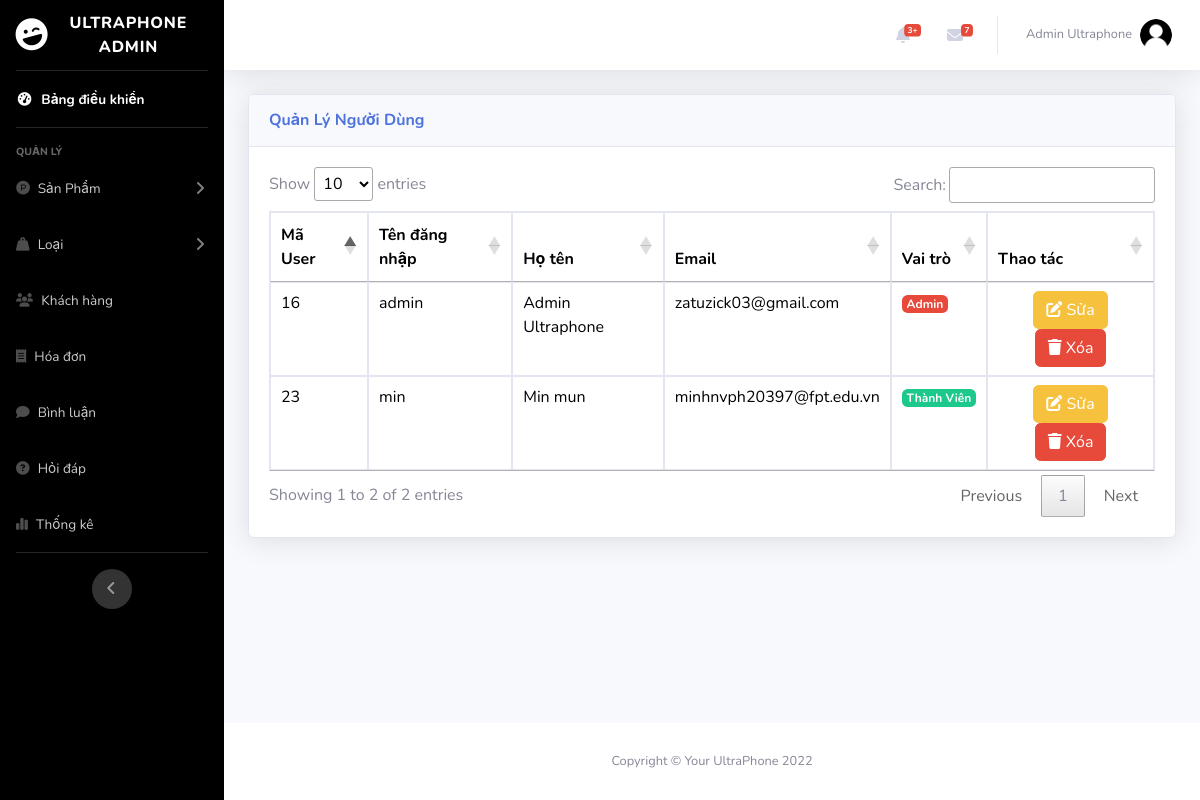
Page /admin/index.php?act=list_user (signed in) on the earlier database version.
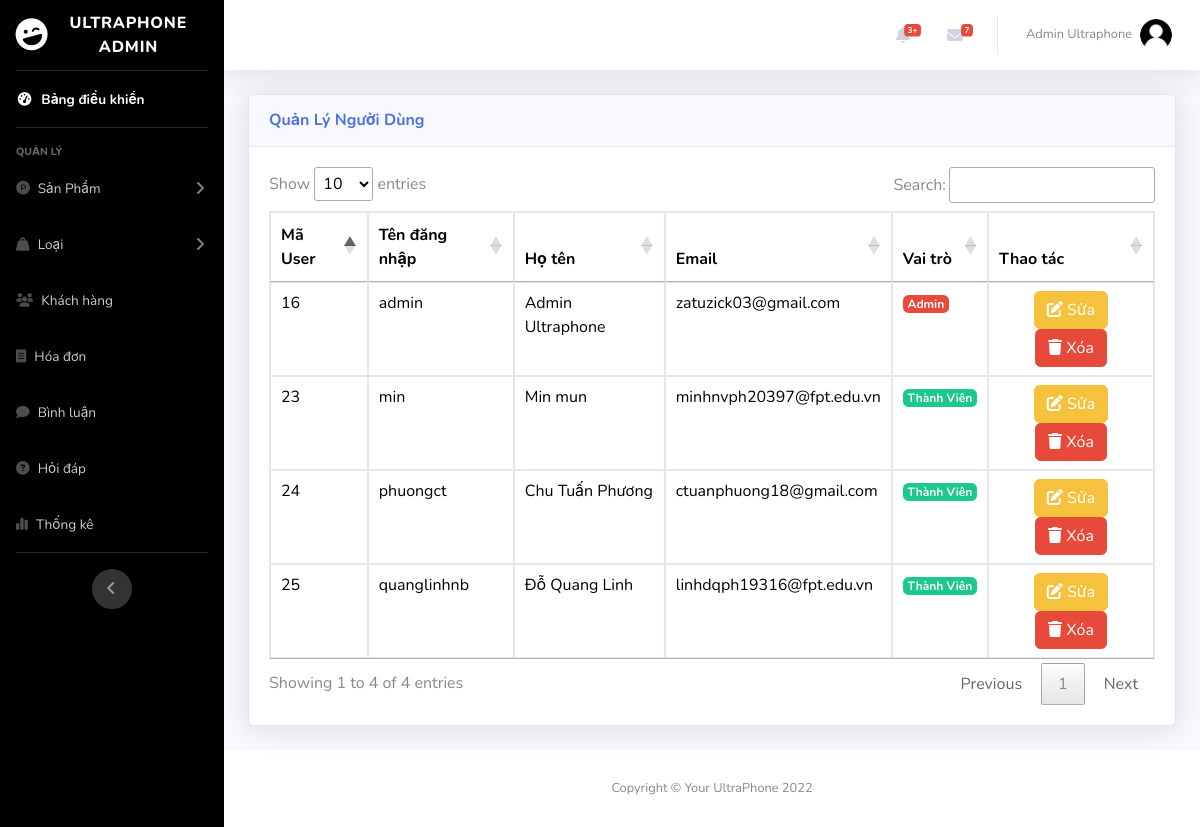
Same page on the later database version.
### tables this page shows
CREATE TABLE `user` (
  `id_user` int(11) NOT NULL,
  `user_name` varchar(50) NOT NULL,
  `password` varchar(50) NOT NULL,
  `full_name` varchar(255) NOT NULL,
  `sex` tinyint(4) NOT NULL DEFAULT 0,
  `email_user` varchar(255) NOT NULL,
  `address` varchar(255) NOT NULL,
  `phone_user` varchar(25) NOT NULL,
  `img_user` varchar(255) NOT NULL,
  `register_date` date DEFAULT NULL,
  `last_login` date DEFAULT NULL,
  `role` tinyint(1) NOT NULL DEFAULT 0
);

### admin/controller/controller.php (called while the page is built)
<?php
function render($path, $data = [])
{
    extract($data);
    $view = "view/" . $path . ".php";
    include_once $view;
}

### admin/model/pdo.php (called while the page is built, shortened)
<?php
function pdo_get_connection(){
    $dburl = "mysql:host=127.0.0.1;dbname=ultraphone;charset=utf8";
    $username = 'root';
    $password = '';
    $conn = new PDO($dburl, $username, $password);
    $conn->setAttribute(PDO::ATTR_ERRMODE, PDO::ERRMODE_EXCEPTION);
    return $conn;
}
function pdo_query($sql){
    $sql_args = array_slice(func_get_args(), 1);
    try{
        $conn = pdo_get_connection();
        $stmt = $conn->prepare($sql);
        $stmt->execute($sql_args);
        $rows = $stmt->fetchAll();
        return $rows;
    }
    catch(PDOException $e){
        throw $e;
    }
    finally{
        unset($conn);
    }
}

### admin/model/nguoidung.php (called while the page is built, shortened)
<?php
function loadall_user()
{
    $sql = "SELECT * FROM user ORDER BY id_user DESC";
    $listuser = pdo_query($sql);
    return $listuser;
}

### admin/view/list_user.php (the view, shortened to what this page needs)
<?php include_once "header.php" ?>
<body id="page-top">
    <div id="wrapper">
        <?php include_once "nav.php" ?>
        <div class="container-fluid">
            <div class="card shadow mb-4">
                <div class="card-header py-3">
                    <h6 class="m-0 font-weight-bold text-primary">Quản Lý Người Dùng</h6>
                </div>
                <div class="card-body">
                    <div class="table-responsive">
                        <table class="table table-bordered" id="dataTable" width="100%" cellspacing="0">
                            <thead>
                                <tr>
                                    <th>Mã User</th>
                                    <th>Tên đăng nhập</th>
                                    <th>Họ tên</th>
                                    <th>Email</th>
                                    <th>Vai trò</th>
                                    <th>Thao tác</th>
                                </tr>
                            </thead>
                            <tbody>
                                <?php foreach ($listuser as $user) : ?>
                                    <tr>
                                        <td><?= $user['id_user'] ?></td>
                                        <td><?= $user['user_name'] ?></td>
                                        <td><?= $user['full_name'] ?></td>
                                        <td><?= $user['email_user'] ?></td>
                                        <td><?php if ($user['role'] == 1) {
                                                echo "<span class='badge badge-danger'>Admin</span>";
                                            } else {
                                                echo "<span class='badge badge-success'>Thành Viên</span>
                                            ";
                                            } ?></td>
                                        <td class="text-center">
                                            <a href="./index.php?act=edit_user&id_user=<?= $user['id_user'] ?>" class="btn btn-warning"><i class="fa-solid fa-pen-to-square"></i> Sửa</a>
                                            <a href="./index.php?act=delete_usser&id_user=<?= $user['id_user'] ?>" class="btn btn-danger" onclick="return confirm('Bạn có chắc chắn muốn xóa không?')"><i class="fa-solid fa-trash"></i> Xóa</a>
                                        </td>
                                    </tr>
                                <?php endforeach ?>
                            </tbody>
                        </table>
                    </div>
                </div>
            </div>
        </div>
    </div>
    <?php include_once "footer.php" ?>

Differences in the rows shown:
added user: id_user "25", user_name "quanglinhnb", full_name "Đỗ Quang Linh", email_user "linhdqph19316@fpt.edu.vn", role "Thành Viên"
added user: id_user "24", user_name "phuongct", full_name "Chu Tuấn Phương", email_user "ctuanphuong18@gmail.com", role "Thành Viên"
Other differences:
text written by a page script: "Show entries Search: Showing 1 to 2 of 2 entries Previous 1 Next" → "Show entries Search: Showing 1 to 4 of 4 entries Previous 1 Next"
